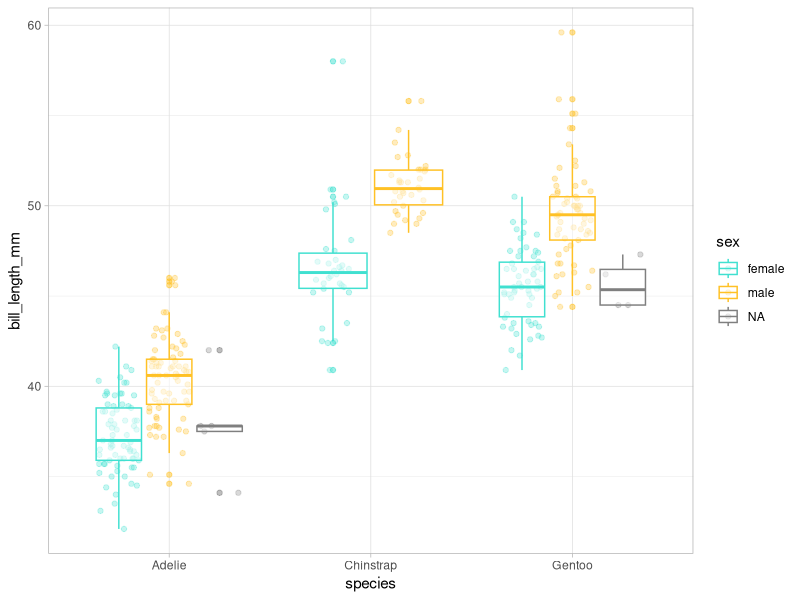
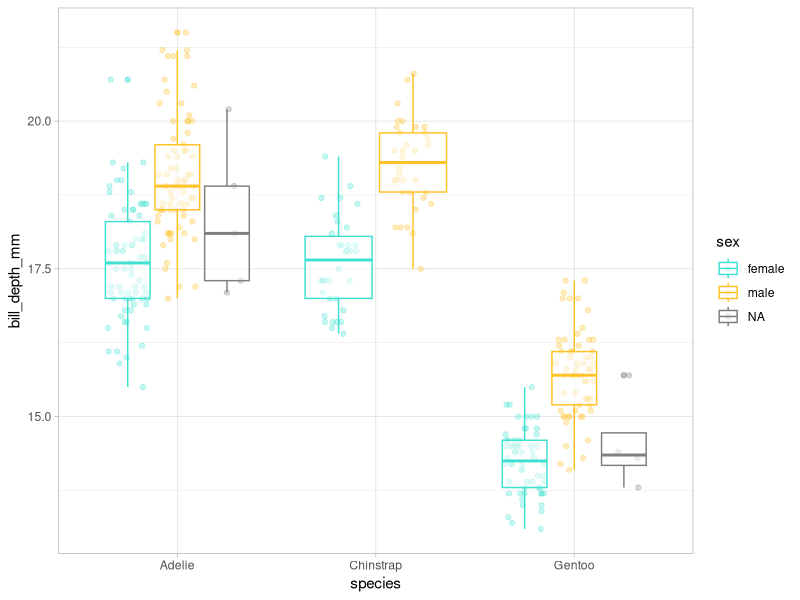
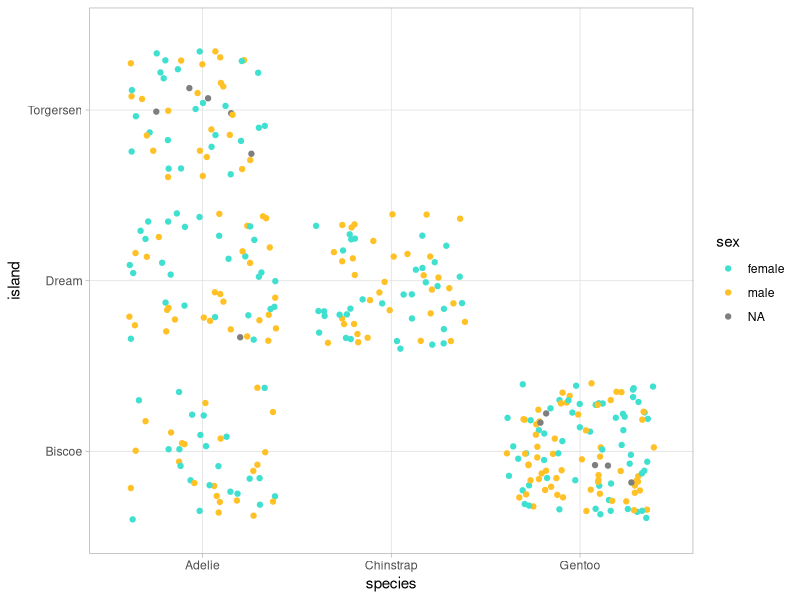
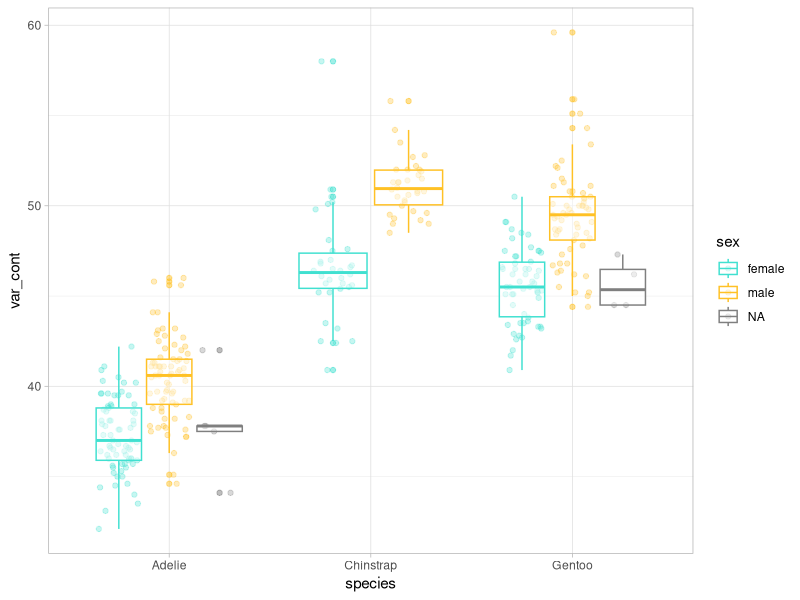
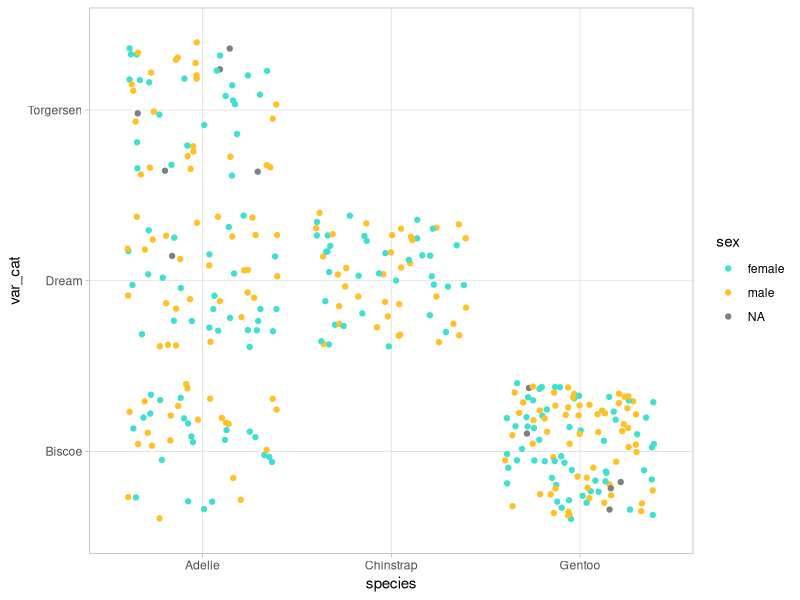
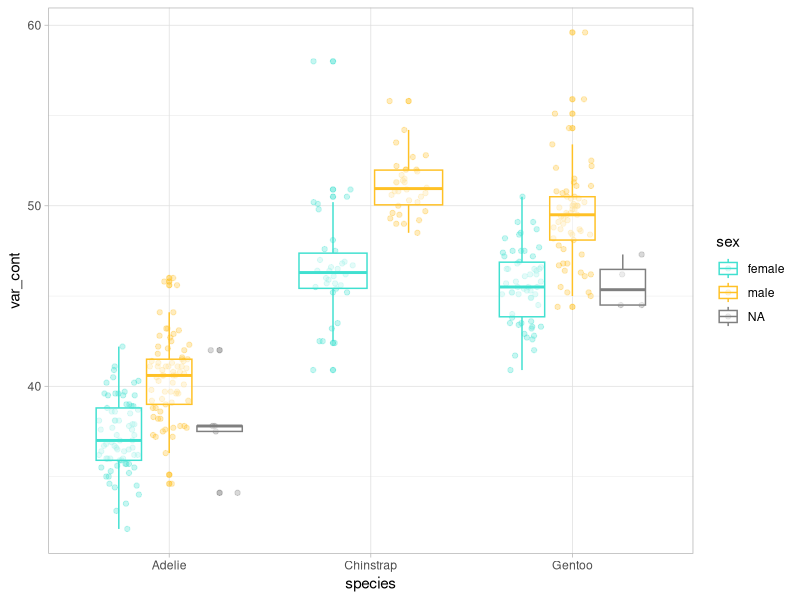
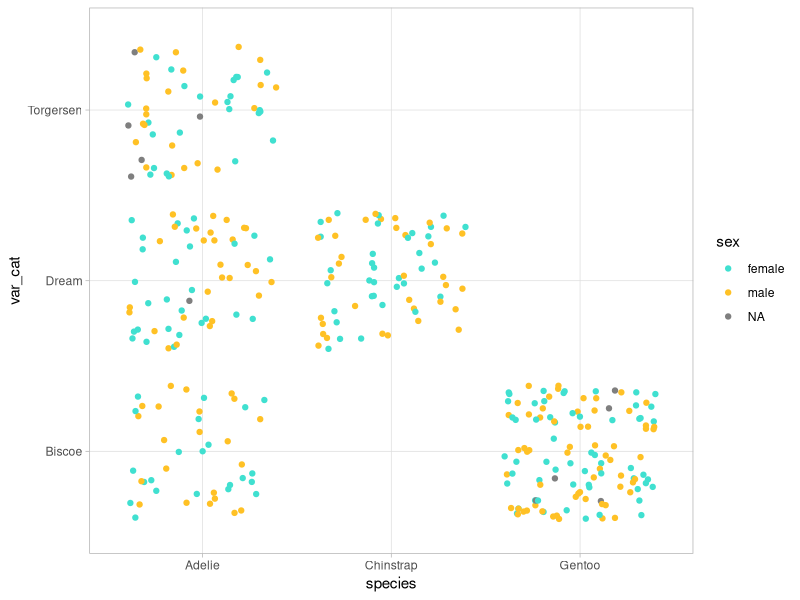
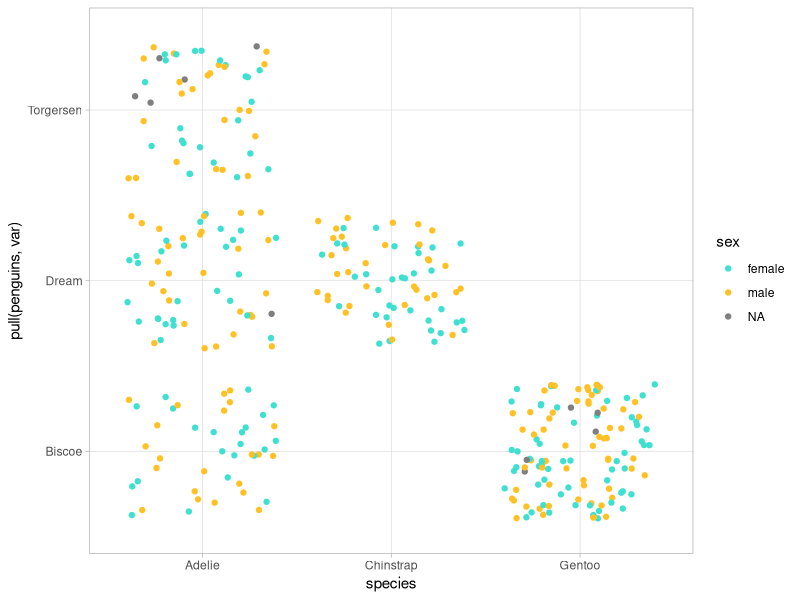

These figures' R source, in order: (Note: this script raises an error after producing the figures.)
## ---- chunk 1
#| warning: false

# install.packages("tidyverse")
# install.packages("palmerpenguins")
library(tidyverse)
library(palmerpenguins)

glimpse(penguins)

#
df <- penguins |> 
  select(bill_length_mm, bill_depth_mm, flipper_length_mm, body_mass_g)

df$bill_length_mm <- (df$bill_length_mm - min(df$bill_length_mm, na.rm = TRUE))/(max(df$bill_length_mm, na.rm = TRUE) - min(df$bill_length_mm, na.rm = TRUE)) 
df$bill_depth_mm <- (df$bill_depth_mm- min(df$bill_depth_mm, na.rm = TRUE))/(max(df$bill_depth_mm, na.rm = TRUE) - min(df$bill_length_mm, na.rm = TRUE)) 
df$flipper_length_mm <- (df$flipper_length_mm - min(df$flipper_length_mm, na.rm = TRUE))/(max(df$flipper_length_mm, na.rm = TRUE) - min(df$flipper_length_mm, na.rm = TRUE)) 
df$body_mass_g <- (df$body_mass_g - min(df$body_mass_g, na.rm = TRUE))/(max(df$body_mass_g, na.rm = TRUE) - min(df$body_mass_g, na.rm = TRUE))

#
df <- penguins |> 
  select(bill_length_mm, bill_depth_mm, flipper_length_mm, body_mass_g)

rescale01 <- function(x) {
  rng <- range(x, na.rm = TRUE)   
  (x - rng[1]) / (rng[2] - rng[1]) 
} 

df$bill_length_mm <- rescale01(df$bill_length_mm) 
df$bill_depth_mm <- rescale01(df$bill_depth_mm) 
df$flipper_length_mm <- rescale01(df$flipper_length_mm) 
df$body_mass_g <- rescale01(df$body_mass_g)  

head(df)

#
df <- penguins |> 
  select(bill_length_mm, bill_depth_mm, flipper_length_mm, body_mass_g)

rescaled_df <- lapply(df, rescale01)

head(rescaled_df[[1]])
head(rescaled_df[[4]])

## ---- chunk 2

body(rescale01)
formals(rescale01)
environment(rescale01)

## ---- chunk 3

f <- function(x) {
  x + y
}

y <- 100
f(10)

y <- 1000
f(10)

## ---- chunk 4

sum
body(sum)

## ---- chunk 5

3 + 2
`+`(3, 2)

for (i in 1:2) print(i)
`for`(i, 1:2, print(i))

## ---- chunk 6

nombre1_v1 <- function(x, y) {
  paste(x, y, sep = "_") }  

nombre1_v2 <- function(x, y) paste(x, y, sep = "_")  

nombre1_v3 <- \(x, y) paste(x, y, sep = "_")  

nombre1_v1("Vero", "Cruz") 
nombre1_v2("Vero", "Cruz") 
nombre1_v3("Vero", "Cruz") 

## ---- chunk 7

nxcaso <- lapply(penguins, function(x) length(unique(x)))

models <- penguins %>%
  split(.$species) %>%
  map( ~ lm(body_mass_g ~ bill_length_mm, data = .)) #Metodo abreviado donde solo se utiliza un lado de la fórmula de la función

## ---- chunk 8
#| warning: false

glimpse(penguins)

#Nos interesan las diferencias entre especie y sexo

ggplot(penguins, aes(x = species, y = bill_length_mm, color = sex)) +
  geom_point(position = position_jitterdodge(), alpha = 0.3) +
  geom_boxplot(alpha = 0.5) +
  scale_color_manual(values = c("turquoise", "goldenrod1")) +
  theme_light()

ggplot(penguins, aes(x = species, y = bill_depth_mm, color = sex)) +
  geom_point(position = position_jitterdodge(), alpha = 0.3) +
  geom_boxplot(alpha = 0.5) +
  scale_color_manual(values = c("turquoise", "goldenrod1")) +
  theme_light()

ggplot(penguins, aes(x = species, y = island, color = sex)) +
  geom_jitter() +
  scale_color_manual(values = c("turquoise", "goldenrod1")) +
  theme_light()

#Etc
## ---- chunk 9
#| warning: false

var_cont <- penguins$bill_length_mm
var_cat <- penguins$island

ggplot(penguins, aes(x = species, y = var_cont, color = sex)) +
  geom_point(position = position_jitterdodge(), alpha = 0.3) +
  geom_boxplot(alpha = 0.5) +
  scale_color_manual(values = c("turquoise", "goldenrod1")) +
  theme_light()

ggplot(penguins, aes(x = species, y = var_cat, color = sex)) +
  geom_jitter() +
  scale_color_manual(values = c("turquoise", "goldenrod1")) +
  theme_light()
 
## ---- chunk 10
#| warning: false

var_cont <- penguins$bill_length_mm
var_cat <- penguins$island
miformato <- list(scale_color_manual(values = c("turquoise", "goldenrod1")),
                  theme_light())

ggplot(penguins, aes(x = species, y = var_cont, color = sex)) +
  geom_point(position = position_jitterdodge(), alpha = 0.3) +
  geom_boxplot(alpha = 0.5) +
  miformato
  
ggplot(penguins, aes(x = species, y = var_cat, color = sex)) +
  geom_jitter() +
  miformato
 
## ---- chunk 11
#| warning: false

var <- "island"
miformato <- list(scale_color_manual(values = c("turquoise", "goldenrod1")),
                  theme_light())

p <- ggplot(penguins, aes(x = species, y = pull(penguins, var), color = sex)) +
  miformato

if (is.numeric(pull(penguins, var))) {
  
  p + 
    geom_point(position = position_jitterdodge(), alpha = 0.3) +
    geom_boxplot(alpha = 0.5) 
  
} else {
  
  p + 
    geom_jitter()
  
}
 
## ---- chunk 12

#Ejemplos de nombres que no hay que usar

T <- FALSE
c <- 10
mean <- function(x) sum(x)

rm(T, c, mean)

## ---- chunk 13

#Varias opciones

exp_plot <- function (var) {
  miformato <-
    list(scale_color_manual(values = c("turquoise", "goldenrod1")),
         theme_light())
  p <- ggplot(penguins, aes(x = species, y = pull(penguins, var), color = sex)) +
    ylab(var) +
    miformato
  if (is.numeric(pull(penguins, var))) {
    p +
      geom_point(position = position_jitterdodge(), alpha = 0.3) +
      geom_boxplot(alpha = 0.5)
    
  } else {
    p +
      geom_jitter()
    
  }
}

## ---- chunk 14

exp_plot(var = "island") 
exp_plot(var = "year") 
exp_plot(var = "body_mass_g") 

## ---- chunk 15

average <- mean(rnorm(10, mean = 50, sd = 25) / 12, trim = 0.2)

average <- mean(rnorm(10,mean=50,sd=25)/12,trim=0.2)

## ---- chunk 16

sum(1, 2, 5, na.mr = TRUE)
sum(1, 2, NA, na.mr = TRUE)

## ---- chunk 17

df_ej <- data.frame(
  a = rnorm(5),
  b = rnorm(5),
  c = rnorm(5)
)

salida <- vector("double", ncol(df_ej)) # 1. salida
for (i in seq_along(df_ej)) {           # 2. secuencia
  salida[[i]] <- max(df_ej[[i]])        # 3. cuerpo
}
salida

## ---- chunk 18

x <- c()
system.time(
  for(i in 1:20000) {
    x <- c(x, i)
  }
)

y <- vector("double", length = 20000)
system.time(
  for(i in seq_along(y)) {
    y[i] <- i
  }
)

## ---- chunk 19

aleatorizacion <- function(f) {
  f(rnorm(5))
}
aleatorizacion(median)

## ---- chunk 20

map_dbl(df_ej, mean)
df_ej |> 
  map_dbl(mean)

## ---- chunk 21

cuadratica <- function(x) {
  x ^ 2
}

map(1:4, cuadratica)

lapply(X = 1:4, FUN = cuadratica)

# algun uso mas interesante
glimpse(penguins)

# atajo de para generar una funcion anonima
map(penguins, \(x) length(unique(x)))

# salida dataframe
map_df(penguins, \(x) length(unique(x)))

## ---- chunk 22

imple_map <- function(x, f, ...) {
  out <- vector("list", length(x))
  for (i in seq_along(x)) {
    out[[i]] <- f(x[[i]], ...)
  }
  out
}

imple_map(1:4, cuadratica)

## ---- chunk 23

map_lgl(penguins, is.numeric)
penguins_num <- penguins[ , map_lgl(penguins, is.numeric)]
map_dbl(penguins_num, median, na.rm = T)
map_chr(penguins, class)
map_int(penguins, \(x) length(unique(x)))
1:4 |> 
  map_vec(\(x) as.Date(ISOdate(x + 2023, 10, 16)))

## ---- chunk 24

vapply(penguins_num, median, na.rm = T, FUN.VALUE = double(1))

## ---- chunk 25

map(penguins, \(x) class(x))

glimpse(penguins)

# quitamos na's
penguins <- penguins |> 
  drop_na()

penguins_nested <- penguins |>
  group_by(species) |>
  nest() |> 
  mutate(
    lm_obj = map(data, \(dat) lm(
      bill_length_mm ~ body_mass_g,
      data = dat))
  )

# seleccionar cada elemento de la lista
penguins_nested[["lm_obj"]]

penguins_nested |>
  pluck("lm_obj")

## ---- chunk 26

potencia <- function(base, exponente) {
  base ^ exponente
}

x <- map(1:4, \(x) sample(5))
y <- map(1:4, \(x) sample(5))

map2(x, y, potencia)

## ---- chunk 27

imple_map2 <- function(x, y, f, ...) {
  out <- vector("list", length(x))
  for (i in seq_along(x)) {
    out[[i]] <- f(x[[i]], y[[i]], ...)
  }
  out
}

imple_map2(x, y, potencia)

## ---- chunk 28

penguins_nested <- penguins |>
  group_by(species) |>
  nest() |> 
  mutate(
    lm_obj = map(data, \(dat) lm(
      bill_length_mm ~ body_mass_g,
      data = dat)),
    pred = map2(lm_obj, data,
                \(x, y) predict(x, y))
  )

# unnest()
penguins_nested |> 
  unnest(pred) |> 
  select(!c(data, lm_obj))

## ---- chunk 29

# son analogos
map2(x, y, potencia)
pmap(list(x, y), potencia)

z <- map(1:4, \(x) sample(5))

pmap(list(x, y, z), rnorm)
# si no nombramos los elementos de la lista, pmap() usara los elementos de la lista en su orden para los argumentos consecutivos de la función
args3 <- list(mean = x, sd = y, n = z)
args3 |> 
  pmap(rnorm)

## ---- chunk 30

penguins_nested <- penguins_nested |> 
  mutate(path = str_glue("results/penguins_{species}.csv"))

penguins_nested

walk2(penguins_nested$data, penguins_nested$path, write_csv)

## ---- chunk 31
#| error: true

x <- list(10, "b", 3)

x |> 
  map(log)

x |> 
  map(safely(log))

x |> 
  map(safely(log)) |> 
  transpose()

x |> 
  map(possibly(log, NA_real_))

## ---- chunk 32

penguins |> 
  keep(is.numeric)

penguins |> 
  discard(is.numeric)

penguins |> 
  every(is.numeric)

## ---- chunk 33

penguins_scaled <- penguins |>
  mutate(across(where(is.numeric), scale))

ls <- list(
  age = tibble(name = c("Vero", "Julen"), age = c(100, 140)),
  sex = tibble(name = c("Vero", "Julen"), sex = c("F", "M")),
  height = tibble(name = c("Vero", "Julen"), height = c("180", "150"))
)

ls |> 
  reduce(full_join, by = "name")

## ---- chunk 34
Sys.time()
sessionInfo()
